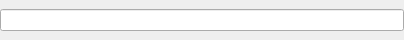
<?xml version="1.0" encoding="UTF-8"?>
<ui version="4.0">
 <class>grader_marks_widget</class>
 <widget class="QWidget" name="grader_marks_widget">
  <property name="geometry">
   <rect>
    <x>0</x>
    <y>0</y>
    <width>404</width>
    <height>40</height>
   </rect>
  </property>
  <property name="windowTitle">
   <string>Form</string>
  </property>
  <layout class="QGridLayout" name="gridLayout">
   <property name="leftMargin">
    <number>0</number>
   </property>
   <property name="topMargin">
    <number>0</number>
   </property>
   <property name="rightMargin">
    <number>0</number>
   </property>
   <property name="bottomMargin">
    <number>0</number>
   </property>
   <property name="spacing">
    <number>0</number>
   </property>
   <item row="0" column="0">
    <layout class="QHBoxLayout" name="horizontal_layout">
     <property name="spacing">
      <number>0</number>
     </property>
     <item>
      <widget class="QLineEdit" name="marks_text">
       <property name="sizePolicy">
        <sizepolicy hsizetype="Preferred" vsizetype="Fixed">
         <horstretch>0</horstretch>
         <verstretch>0</verstretch>
        </sizepolicy>
       </property>
      </widget>
     </item>
    </layout>
   </item>
  </layout>
 </widget>
 <resources/>
 <connections/>
</ui>
